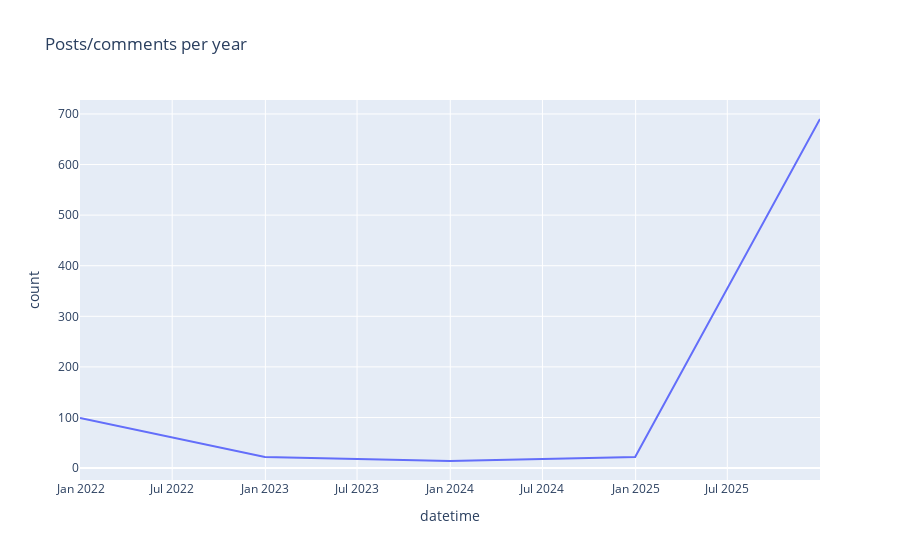

Notebook source saved alongside this figure:
### Markdown cell above
#### Volume Over Time
Shows how the number of posts or comments changes over time, revealing activity trends or major discussion spikes.

### Code cell
import pandas as pd
import plotly.express as px
df['datetime'] = pd.to_datetime(df['datetime'])
yearly = df.set_index('datetime').resample('YE').size().reset_index(name='count') # Resample by year end
fig = px.line(yearly, x='datetime', y='count', title='Posts/comments per year')
fig.show()

### Figure 1 — Plotly figure (JSON) as saved in the notebook; plotly's stock layout.template omitted (floating-point values rounded to 4 significant figures)
{"data": [{"hovertemplate": "datetime=%{x}<br>count=%{y}<extra></extra>", "legendgroup": "", "line": {"color": "#636efa", "dash": "solid"}, "marker": {"symbol": "circle"}, "mode": "lines", "name": "", "orientation": "v", "showlegend": false, "type": "scatter", "x": ["2021-12-31T00:00:00.000000000", "2022-12-31T00:00:00.000000000", "2023-12-31T00:00:00.000000000", "2024-12-31T00:00:00.000000000", "2025-12-31T00:00:00.000000000"], "xaxis": "x", "y": [99, 22, 14, 22, 690], "yaxis": "y"}], "layout": {"legend": {"tracegroupgap": 0}, "title": {"text": "Posts/comments per year"}, "xaxis": {"anchor": "y", "domain": [0, 1], "title": {"text": "datetime"}}, "yaxis": {"anchor": "x", "domain": [0, 1], "title": {"text": "count"}}}}
